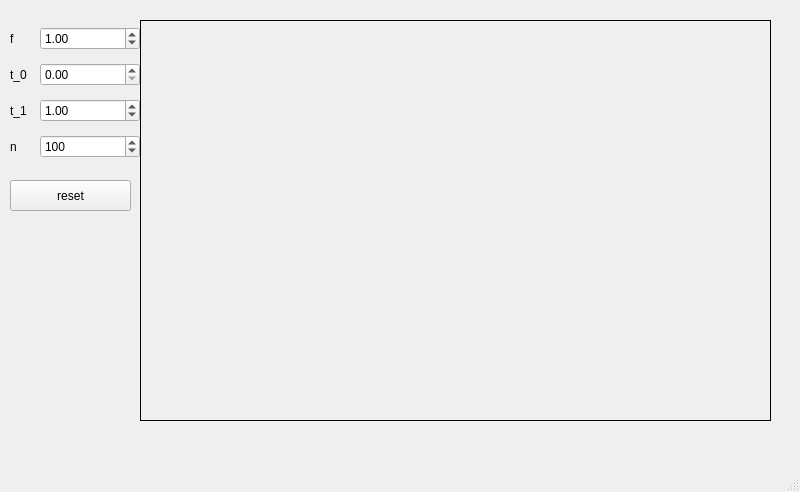
<?xml version="1.0" encoding="UTF-8"?>
<ui version="4.0">
 <class>MainWindow</class>
 <widget class="QMainWindow" name="MainWindow">
  <property name="geometry">
   <rect>
    <x>0</x>
    <y>0</y>
    <width>800</width>
    <height>492</height>
   </rect>
  </property>
  <property name="windowTitle">
   <string>MainWindow</string>
  </property>
  <property name="locale">
   <locale language="English" country="UnitedStates"/>
  </property>
  <widget class="QWidget" name="centralwidget">
   <widget class="QPushButton" name="btn_reset">
    <property name="geometry">
     <rect>
      <x>10</x>
      <y>180</y>
      <width>121</width>
      <height>31</height>
     </rect>
    </property>
    <property name="text">
     <string>reset</string>
    </property>
   </widget>
   <widget class="QFrame" name="frame_plot">
    <property name="geometry">
     <rect>
      <x>140</x>
      <y>20</y>
      <width>631</width>
      <height>401</height>
     </rect>
    </property>
    <property name="frameShape">
     <enum>QFrame::Box</enum>
    </property>
    <property name="frameShadow">
     <enum>QFrame::Plain</enum>
    </property>
   </widget>
   <widget class="QWidget" name="">
    <property name="geometry">
     <rect>
      <x>10</x>
      <y>20</y>
      <width>130</width>
      <height>148</height>
     </rect>
    </property>
    <layout class="QVBoxLayout" name="verticalLayout">
     <item>
      <layout class="QHBoxLayout" name="horizontalLayout_2">
       <item>
        <widget class="QLabel" name="label_2">
         <property name="text">
          <string>f</string>
         </property>
        </widget>
       </item>
       <item>
        <widget class="QDoubleSpinBox" name="doubleSpinBox_f">
         <property name="minimumSize">
          <size>
           <width>100</width>
           <height>0</height>
          </size>
         </property>
         <property name="locale">
          <locale language="English" country="UnitedStates"/>
         </property>
         <property name="value">
          <double>1.000000000000000</double>
         </property>
        </widget>
       </item>
      </layout>
     </item>
     <item>
      <layout class="QHBoxLayout" name="horizontalLayout_3">
       <item>
        <widget class="QLabel" name="label_3">
         <property name="text">
          <string>t_0</string>
         </property>
        </widget>
       </item>
       <item>
        <widget class="QDoubleSpinBox" name="doubleSpinBox_t0">
         <property name="minimumSize">
          <size>
           <width>100</width>
           <height>0</height>
          </size>
         </property>
         <property name="locale">
          <locale language="English" country="UnitedStates"/>
         </property>
        </widget>
       </item>
      </layout>
     </item>
     <item>
      <layout class="QHBoxLayout" name="horizontalLayout_4">
       <item>
        <widget class="QLabel" name="label_4">
         <property name="text">
          <string>t_1</string>
         </property>
        </widget>
       </item>
       <item>
        <widget class="QDoubleSpinBox" name="doubleSpinBox_t1">
         <property name="minimumSize">
          <size>
           <width>100</width>
           <height>0</height>
          </size>
         </property>
         <property name="locale">
          <locale language="English" country="UnitedStates"/>
         </property>
         <property name="value">
          <double>1.000000000000000</double>
         </property>
        </widget>
       </item>
      </layout>
     </item>
     <item>
      <layout class="QHBoxLayout" name="horizontalLayout">
       <item>
        <widget class="QLabel" name="label">
         <property name="text">
          <string>n</string>
         </property>
        </widget>
       </item>
       <item>
        <widget class="QSpinBox" name="spinBox_n">
         <property name="minimumSize">
          <size>
           <width>100</width>
           <height>0</height>
          </size>
         </property>
         <property name="locale">
          <locale language="English" country="UnitedStates"/>
         </property>
         <property name="minimum">
          <number>1</number>
         </property>
         <property name="maximum">
          <number>100000</number>
         </property>
         <property name="value">
          <number>100</number>
         </property>
        </widget>
       </item>
      </layout>
     </item>
    </layout>
   </widget>
  </widget>
  <widget class="QStatusBar" name="statusbar"/>
 </widget>
 <resources/>
 <connections/>
</ui>
